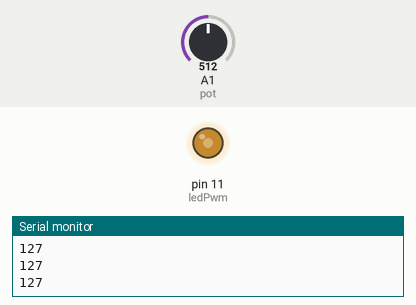
Simulated run of this sketch. Board: Arduino Uno, built with avr-gcc and run on an emulated ATmega328P. Parts: output pins drawn as LEDs (lit = HIGH), the last lines printed to the serial monitor. Inputs (shaded band) come from the test bench; at power-on: A1 (pot) = 512.

Above: at 1.2 s.
1.3 s: A1 (pot) set to 716
At 1.7 s:
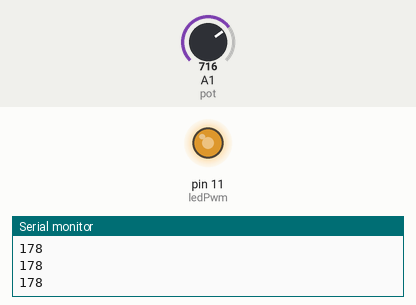
2.8 s: A1 (pot) set to 900
At 4.0 s:
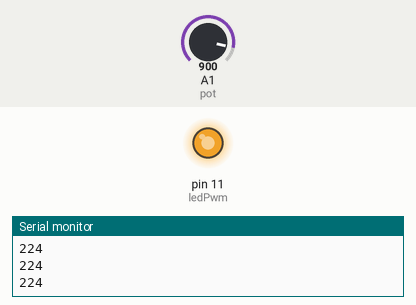
4.3 s: A1 (pot) set to 122
At 5.2 s:
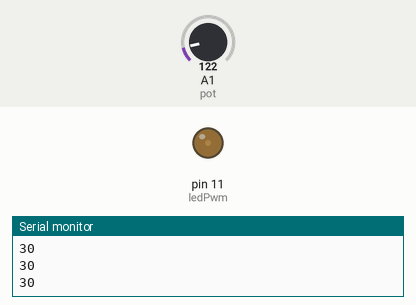
5.8 s: A1 (pot) set to 0
At 6.4 s:
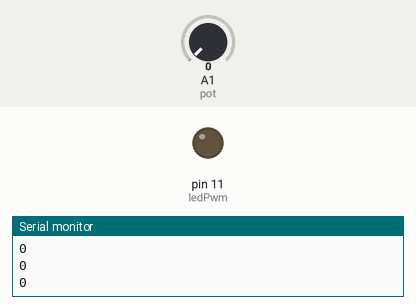
7.3 s: A1 (pot) set to 511
At 8.7 s:
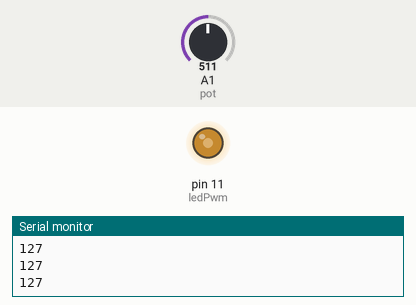
Timing chart, 0 to 9.8 s (numbered marks = the images above; inputs shaded):
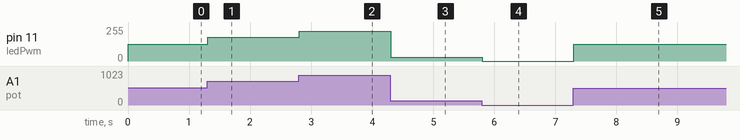

Measured:
- after the input at 1.3 s, pin 11 (ledPwm): 127/255 → 178/255 at once
- after the input at 2.8 s, pin 11 (ledPwm): 178/255 → 224/255 at once
- after the input at 4.3 s, pin 11 (ledPwm): 224/255 → 30/255 at once
- after the input at 5.8 s, pin 11 (ledPwm): 30/255 → 0/255 at once
- after the input at 7.3 s, pin 11 (ledPwm): 0/255 → 127/255 at once

The sketch:

ledPWM.ino
```cpp
// C++ code
// https://www.tinkercad.com/things/fkTosZrQQOg-ledpwm?sharecode=ELcgdkBpevyms_0yQAi-8to7VEk1pncqyU-6QzYxtkY
const uint8_t ledPwm = 11;
const uint8_t pot = A1;

void setup()
{
  	Serial.begin(9600);
	pinMode(ledPwm, OUTPUT);
}

void loop()
{
  uint16_t potRead = 0;
  uint8_t potLed = 0;

  potRead = analogRead(pot);
  potLed = map(potRead, 0, 1023, 0,255);
  Serial.println(potLed);
  analogWrite(ledPwm, potLed);
  delay(10);
}
```
